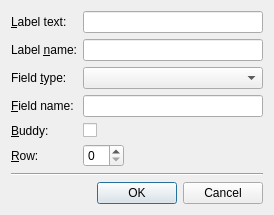
<?xml version="1.0" encoding="UTF-8"?>
<ui version="4.0">
 <class>FormLayoutRowDialog</class>
 <widget class="QDialog" name="FormLayoutRowDialog">
  <property name="windowTitle">
   <string>Add Form Layout Row</string>
  </property>
  <layout class="QVBoxLayout" name="verticalLayout">
   <item>
    <layout class="QFormLayout" name="formLayout">
     <property name="fieldGrowthPolicy">
      <enum>QFormLayout::ExpandingFieldsGrow</enum>
     </property>
     <item row="0" column="0">
      <widget class="QLabel" name="labelTextLabel">
       <property name="text">
        <string>&amp;Label text:</string>
       </property>
       <property name="buddy">
        <cstring>labelTextLineEdit</cstring>
       </property>
      </widget>
     </item>
     <item row="0" column="1">
      <widget class="QLineEdit" name="labelTextLineEdit">
       <property name="minimumSize">
        <size>
         <width>180</width>
         <height>0</height>
        </size>
       </property>
      </widget>
     </item>
     <item row="1" column="1">
      <widget class="QLineEdit" name="labelNameLineEdit"/>
     </item>
     <item row="2" column="0">
      <widget class="QLabel" name="fieldClassLabel">
       <property name="text">
        <string>Field &amp;type:</string>
       </property>
       <property name="buddy">
        <cstring>fieldClassComboBox</cstring>
       </property>
      </widget>
     </item>
     <item row="2" column="1">
      <widget class="QComboBox" name="fieldClassComboBox">
       <property name="sizePolicy">
        <sizepolicy hsizetype="MinimumExpanding" vsizetype="Fixed">
         <horstretch>0</horstretch>
         <verstretch>0</verstretch>
        </sizepolicy>
       </property>
      </widget>
     </item>
     <item row="3" column="0">
      <widget class="QLabel" name="fieldNameLabel">
       <property name="text">
        <string>&amp;Field name:</string>
       </property>
       <property name="buddy">
        <cstring>fieldNameLineEdit</cstring>
       </property>
      </widget>
     </item>
     <item row="4" column="0">
      <widget class="QLabel" name="buddyLabel">
       <property name="text">
        <string>&amp;Buddy:</string>
       </property>
       <property name="buddy">
        <cstring>buddyCheckBox</cstring>
       </property>
      </widget>
     </item>
     <item row="4" column="1">
      <widget class="QCheckBox" name="buddyCheckBox">
       <property name="text">
        <string/>
       </property>
      </widget>
     </item>
     <item row="5" column="0">
      <widget class="QLabel" name="rowLabel">
       <property name="text">
        <string>&amp;Row:</string>
       </property>
       <property name="buddy">
        <cstring>rowSpinBox</cstring>
       </property>
      </widget>
     </item>
     <item row="5" column="1">
      <widget class="QSpinBox" name="rowSpinBox"/>
     </item>
     <item row="3" column="1">
      <widget class="QLineEdit" name="fieldNameLineEdit"/>
     </item>
     <item row="1" column="0">
      <widget class="QLabel" name="labelNameLabel">
       <property name="text">
        <string>Label &amp;name:</string>
       </property>
       <property name="buddy">
        <cstring>labelNameLineEdit</cstring>
       </property>
      </widget>
     </item>
    </layout>
   </item>
   <item>
    <widget class="Line" name="line">
     <property name="orientation">
      <enum>Qt::Horizontal</enum>
     </property>
    </widget>
   </item>
   <item>
    <widget class="QDialogButtonBox" name="buttonBox">
     <property name="orientation">
      <enum>Qt::Horizontal</enum>
     </property>
     <property name="standardButtons">
      <set>QDialogButtonBox::Cancel|QDialogButtonBox::Ok</set>
     </property>
    </widget>
   </item>
  </layout>
 </widget>
 <resources/>
 <connections>
  <connection>
   <sender>buttonBox</sender>
   <signal>accepted()</signal>
   <receiver>FormLayoutRowDialog</receiver>
   <slot>accept()</slot>
   <hints>
    <hint type="sourcelabel">
     <x>248</x>
     <y>254</y>
    </hint>
    <hint type="destinationlabel">
     <x>157</x>
     <y>274</y>
    </hint>
   </hints>
  </connection>
  <connection>
   <sender>buttonBox</sender>
   <signal>rejected()</signal>
   <receiver>FormLayoutRowDialog</receiver>
   <slot>reject()</slot>
   <hints>
    <hint type="sourcelabel">
     <x>316</x>
     <y>260</y>
    </hint>
    <hint type="destinationlabel">
     <x>286</x>
     <y>274</y>
    </hint>
   </hints>
  </connection>
 </connections>
</ui>
